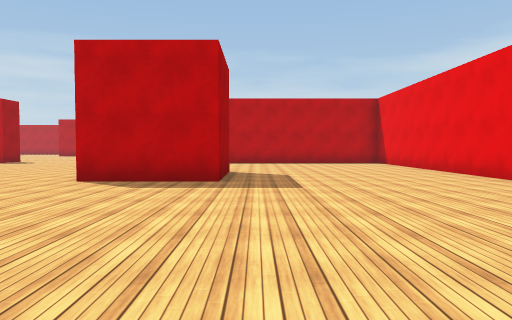
view 1 (above)

24 first-person views from a walk through a Unity game level. The camera is 1.2 m above the floor, tilts 2° down and sees 70° across. The floor is counted in squares, 2 m on a side. Each view is taken from the middle of a square. On the plan, view 1 faces up. The plan holds only what a view shows up to about 10 squares ahead; the rest is blank. The place goes on beyond the plan. The player character is not drawn. Surface patterns are stand-ins for the level's own textures.

view 2
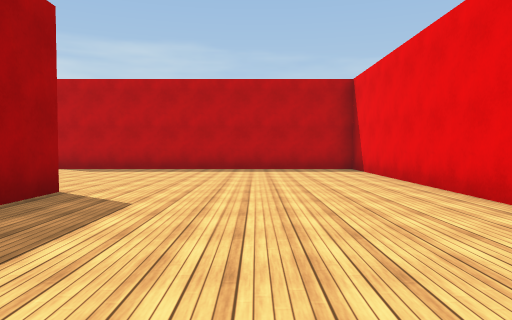

view 3
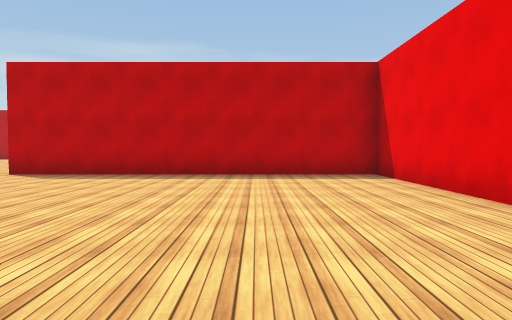

view 4
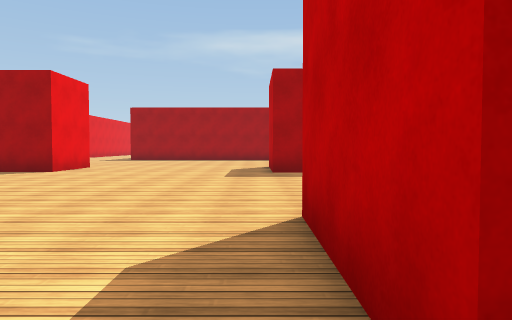

view 5
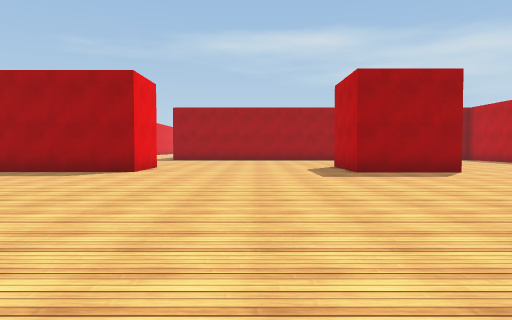

view 6
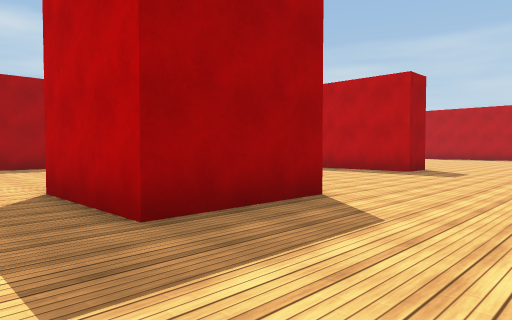

view 7
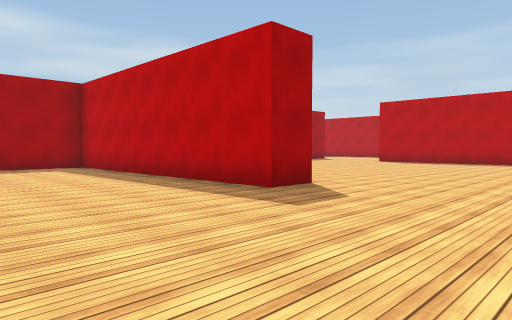

view 8
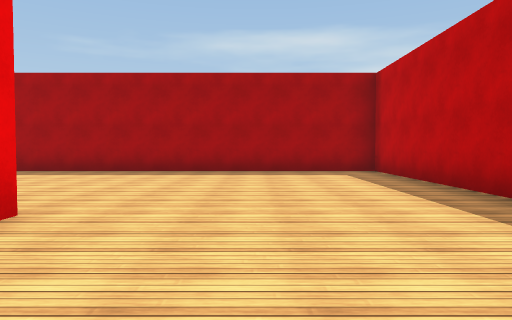

view 9
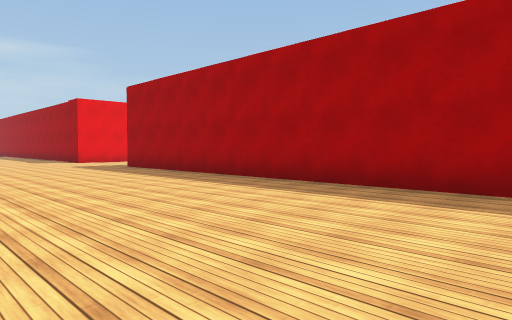

view 10
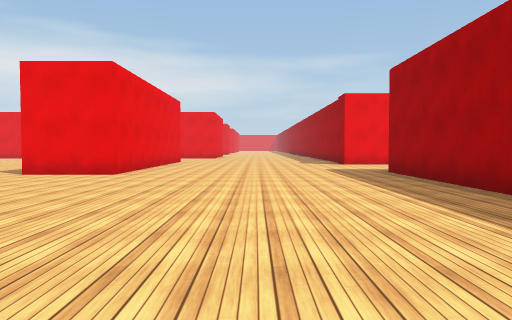

view 11
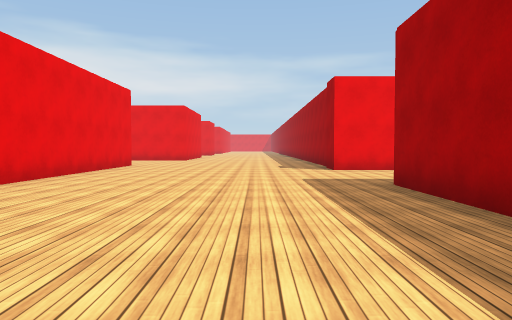

view 12
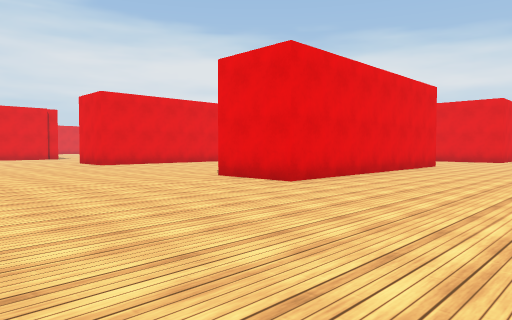

view 13
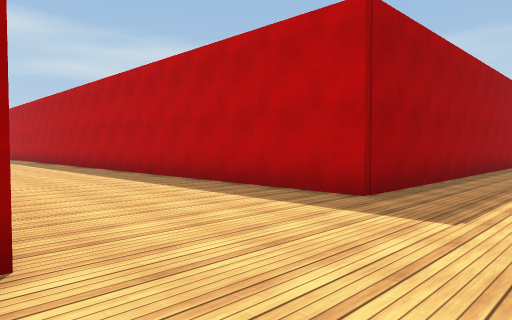

view 14
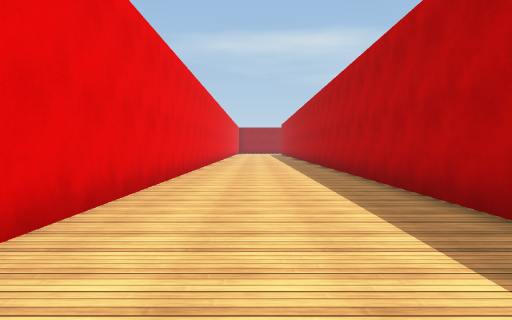

view 15
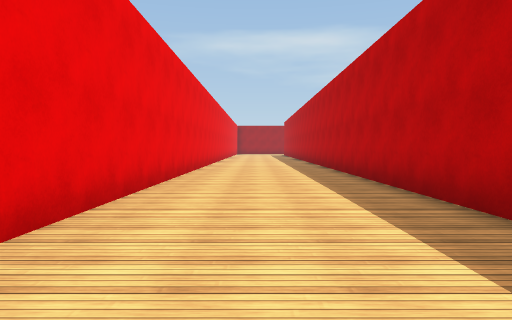

view 16
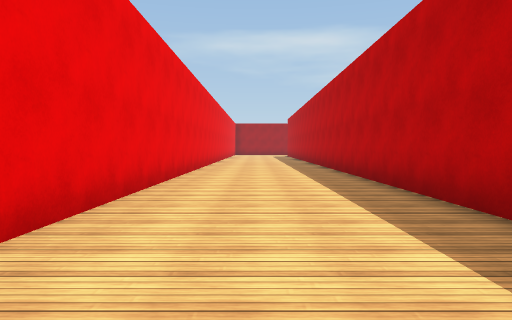

view 17
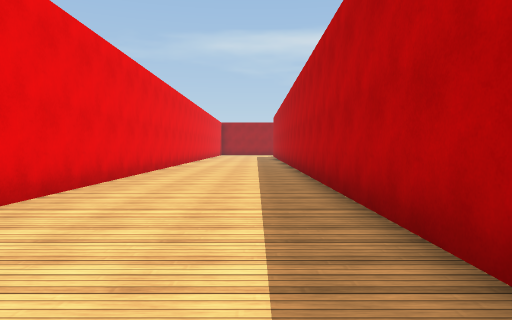

view 18
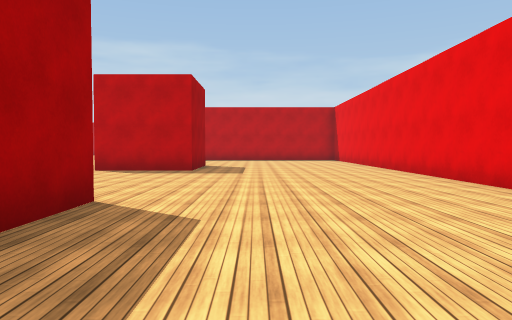

view 19
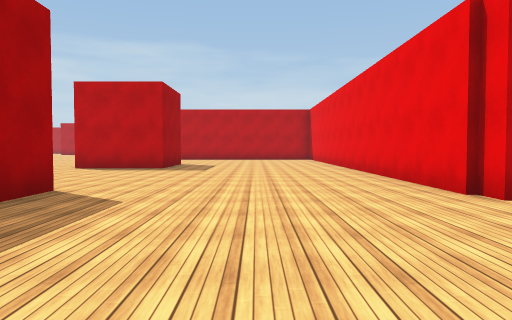

view 20
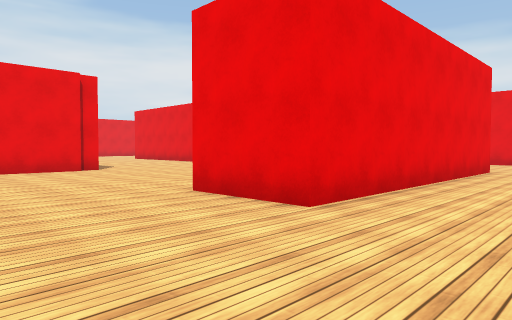

view 21
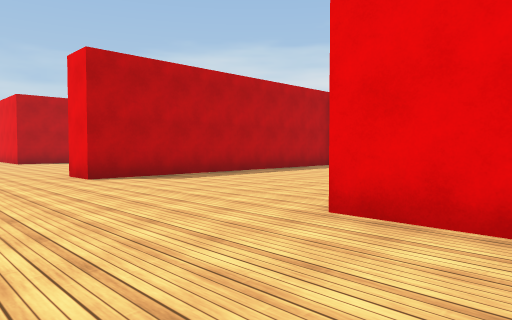

view 22
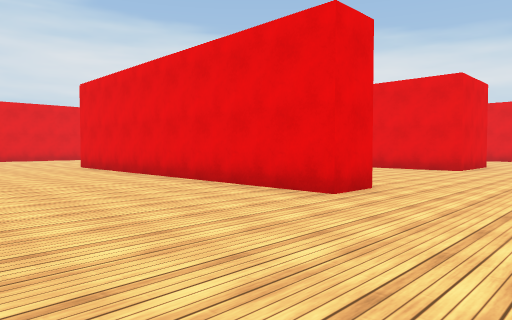

view 23
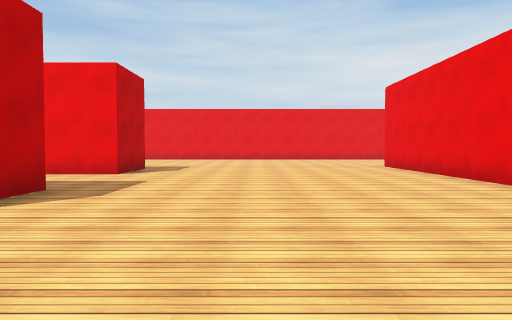

view 24
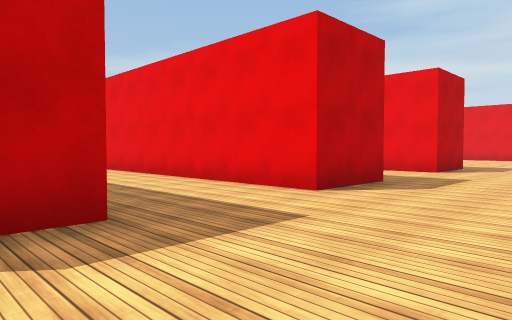

### Floor plan
Points are (right, up) in squares from view 1. A wall is a line through its corners. A room is listed if a view was taken in it or the views show most of it. See-through windows are left out.
Room 1 (views 1, 2, 3, 4, 5, 6, 7, 8, 9, 10, 11, 12, 13, 14, 15, 16, 17, 18, 19, 20, 21, 22, 23, 24)
walls: (-8.7, 9) (-8.7, 6.4) (-11.2, 6.4); (-3.1, 7.4) (-3.1, 8.9) (-1.9, 8.9); (-9.7, 15.1) (-9.7, 14) (-17.2, 14) (-17.2, 0.1) (-36.9, 0.1); (-0.6, 9) (-0.6, 6.4) (-3.2, 6.4); (-5.8, 22) (-6.5, 22); (-10.9, -4.1) (-10.9, 1) (-8.9, 1) (-8.9, -2.2); (-2.8, -4.5) (-2.8, 1) (-0.6, 1) (-0.6, -0.5); (-0.8, 22) (-2.8, 22) (-2.8, 25.5); (4.7, 0) (4.7, 14) (-3.4, 14) (-3.4, 15) (4.2, 15); (-18.8, -3.6) (-17.2, -3.6) (-17.2, -4); (4.1, 22) (2.1, 22) (2.1, 23.8); (-37, -3.6) (-22.2, -3.6)

Positions as (right, up) in squares from view 1, and headings:
1: (0, 0), facing up
2: (2, 4), facing up
3: (2, 6), facing up
4: (0, 6), facing left
5: (0, 4), facing left
6: (-6, 5), facing up-left
7: (-6, 10), facing up-left
8: (-8, 11), facing left
9: (-12, 11), facing down-left
10: (-14, 9), facing down
11: (-15, 6), facing down
12: (-15, 6), facing down-right
13: (-15, -4), facing up-left
14: (-20, -2), facing left
15: (-23, -2), facing left
16: (-26, -2), facing left
17: (-27, -1), facing left
18: (1, -3), facing up
19: (2, -4), facing up
20: (-5, 4), facing down-right
21: (-6, 7), facing up-right
22: (-6, 19), facing down-right
23: (-6, 19), facing right
24: (-7, 19), facing up-right
